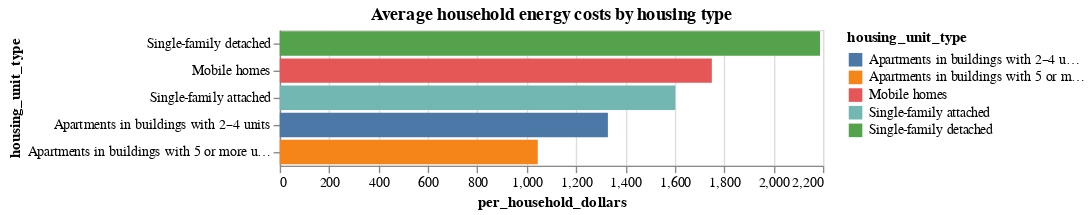

The notebook cell this image was saved under:
### Code cell
alt.Chart(hh_energy_use).mark_bar().encode(
    y=alt.X("housing_unit_type:N", sort="-x"),
    x=alt.Y("per_household_dollars:Q"),
    color="housing_unit_type:N",
    tooltip="per_household_dollars:Q",
).properties(
    title="Average household energy costs by housing type",
)

### Figure 1 — Vega-Lite specification as saved in the notebook (floating-point values rounded to 4 significant figures)
{"config": {"view": {"continuousWidth": 400, "continuousHeight": 300}}, "data": {"name": "data-582925c7ca43662a617cd02ee0ec3fbc"}, "mark": "bar", "encoding": {"color": {"field": "housing_unit_type", "type": "nominal"}, "tooltip": {"field": "per_household_dollars", "type": "quantitative"}, "x": {"field": "per_household_dollars", "type": "quantitative"}, "y": {"field": "housing_unit_type", "sort": "-x", "type": "nominal"}}, "title": "Average household energy costs by housing type", "$schema": "https://vega.github.io/schema/vega-lite/v4.17.0.json", "datasets": {"data-582925c7ca43662a617cd02ee0ec3fbc": [{"housing_unit_type": "Single-family detached", "total_us": 73.9, "total_trillion_btu": 6991, "per_household_million_btu": 94.6, "per_household_member_million_btu": 34.6, "per_square_foot_thousand_btu": 37.1, "total_billion_dollars": 161.7, "per_household_dollars": 2188, "per_household_member_dollars": 801, "per_square_foot_dollars": 0.86}, {"housing_unit_type": "Single-family attached", "total_us": 7.0, "total_trillion_btu": 491, "per_household_million_btu": 70.0, "per_household_member_million_btu": 28.6, "per_square_foot_thousand_btu": 39.5, "total_billion_dollars": 11.23, "per_household_dollars": 1602, "per_household_member_dollars": 655, "per_square_foot_dollars": 0.9}, {"housing_unit_type": "Apartments in buildings with 2–4 units", "total_us": 9.4, "total_trillion_btu": 503, "per_household_million_btu": 53.5, "per_household_member_million_btu": 22.3, "per_square_foot_thousand_btu": 52.5, "total_billion_dollars": 12.48, "per_household_dollars": 1329, "per_household_member_dollars": 555, "per_square_foot_dollars": 1.3}, {"housing_unit_type": "Apartments in buildings with 5 or more units", "total_us": 21.1, "total_trillion_btu": 724, "per_household_million_btu": 34.2, "per_household_member_million_btu": 17.3, "per_square_foot_thousand_btu": 38.8, "total_billion_dollars": 22.1, "per_household_dollars": 1045, "per_household_member_dollars": 529, "per_square_foot_dollars": 1.18}, {"housing_unit_type": "Mobile homes", "total_us": 6.8, "total_trillion_btu": 406, "per_household_million_btu": 59.8, "per_household_member_million_btu": 22.8, "per_square_foot_thousand_btu": 50.0, "total_billion_dollars": 11.88, "per_household_dollars": 1750, "per_household_member_dollars": 666, "per_square_foot_dollars": 1.46}]}}
